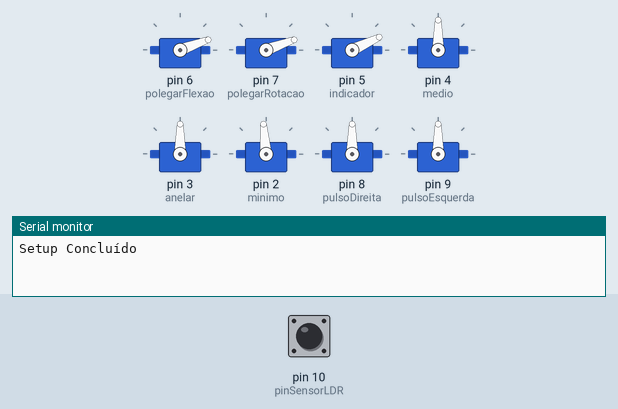
Bench run of a sketch on a simulated Arduino Uno, built with avr-gcc and run on an emulated ATmega328P. On the bench: 8 × servo, the last lines printed to the serial monitor. The inputs (shaded band) are chosen by the test bench; at power-on: pin 10 (pinSensorLDR) LOW.

Above: at 16.7 s.
16.8 s: pin 10 (pinSensorLDR) driven HIGH
19.1 s: pin 10 (pinSensorLDR) pulsed LOW 2 times (0.12 s each, 0.3 s apart)
At 20.98 s:
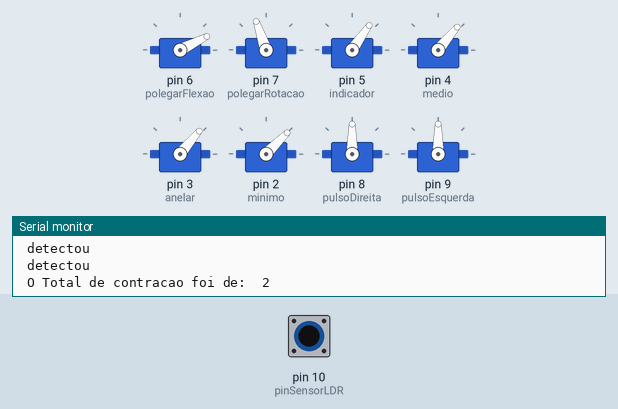
At 22.4 s:
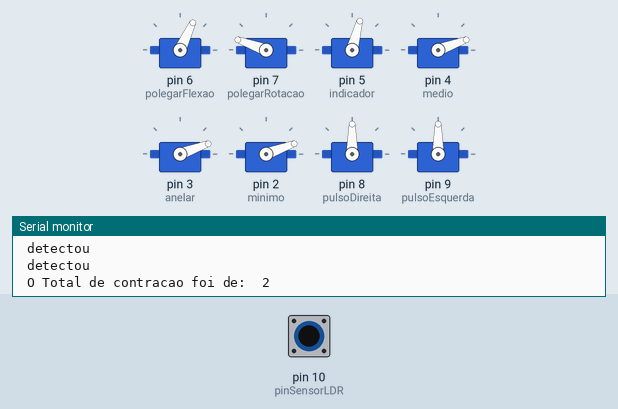
Timing chart, 0 to 23.9 s (numbered marks = the images above; inputs shaded):
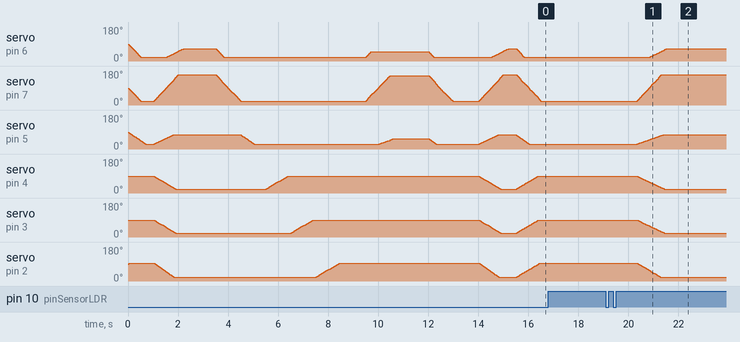

Measured:
- after the input at 19.1 s, servo on pin 6 (polegarFlexao): moves from 20° to 65° over 0.66 s, starting after 1.8 s; servo on pin 7 (polegarRotacao): moves from 20° to 160° over 0.98 s, starting after 1.3 s

The sketch:

Movimentos_Mao.ino
```cpp
//Adiciona a biblioteca para controle dos servos
#include <VarSpeedServo.h>
//Define o nome para os servos
VarSpeedServo polegarFlexao;
VarSpeedServo polegarRotacao;
VarSpeedServo indicador;
VarSpeedServo medio;
VarSpeedServo anelar;
VarSpeedServo minimo;
VarSpeedServo pulsoDireita;
VarSpeedServo pulsoEsquerda;

const int pinSensorLDR = 10;

#define tempoEntreContracao 200 //milisegundos
#define tempoMaximoEntreContracao 800 //milisegundos

// Declaração das variaveis

int contaContracao = 0;
unsigned long tempoEspera = 0;
unsigned long tempoEsperaEntreContracao = 0;

// Declaração da função
void executarAcao();

void setup() {

  Serial.begin(9600);

  // Definindo modo dos pinos e as portas de entradas dos componentes
  pinMode(pinSensorLDR, INPUT);
  polegarFlexao.attach(6);
  polegarRotacao.attach(7);
  indicador.attach(5);
  medio.attach(4);
  anelar.attach(3);
  minimo.attach(2);
  pulsoDireita.attach(8);
  pulsoEsquerda.attach(9);

   //abrir mão
   indicador.slowmove(25, 60);
   medio.slowmove(90, 50);
   anelar.slowmove(90, 50);
   minimo.slowmove(95, 50);
   polegarRotacao.slowmove(20, 90);
   polegarFlexao.slowmove(20, 90);
   delay(1000);

   //Fechar a mão
   indicador.slowmove(75, 40);//30
   medio.slowmove(20, 50);
   anelar.slowmove(20, 50);
   minimo.slowmove(20, 60);//50
   polegarRotacao.slowmove(160, 90);
   delay(500);
   polegarFlexao.slowmove(65, 40);
   delay(2000);

   //Abrir Dedos Individualmente
   polegarRotacao.slowmove(20, 90);
   polegarFlexao.slowmove(20, 90);
   delay(1000);
   indicador.slowmove(25, 60);
   delay(1000);
   medio.slowmove(90, 50);
   delay(1000);
   anelar.slowmove(90, 50);
   delay(1000);
   minimo.slowmove(95, 50);
   delay(2000);

   // Pinça fechar
   polegarRotacao.slowmove(155, 90);
   polegarFlexao.slowmove(48, 90);
   delay(500);
   indicador.slowmove(55, 30);
   delay(2000);

   // Pinça abrir
   indicador.slowmove(25, 60);
   polegarRotacao.slowmove(20, 90);
   polegarFlexao.slowmove(20, 90);
   delay(2000);

   //Fechar a mão
   indicador.slowmove(75, 40);//30
   medio.slowmove(20, 50);
   anelar.slowmove(20, 50);
   minimo.slowmove(20, 60);//50
   polegarRotacao.slowmove(160, 90);
   delay(500);
   polegarFlexao.slowmove(65, 40);
   delay(1000);

   //abrir mão
   indicador.slowmove(25, 60);
   medio.slowmove(90, 50);
   anelar.slowmove(90, 50);
   minimo.slowmove(95, 50);
   polegarRotacao.slowmove(20, 90);
   polegarFlexao.slowmove(20, 90);

   Serial.println("Setup Concluído");
}

void loop() {
  //Verifica o estado do Sensor, ao detectar o sinal mudando para HIGH
  static int sensorLDRAnt;
  int sensorLDR = digitalRead(pinSensorLDR);

  //Se o sensor detectar mudança do estado LOW para HIGH
  if ((sensorLDR == HIGH) && (sensorLDRAnt == LOW)) {
    Serial.print("\n detectou");

    //Calcula o tempo da ultima mudança para nãi detctar o mesmo sinal
    if ((millis() - tempoEspera) > tempoEntreContracao) {
      tempoEspera = millis(); // Atualiza o tempo
      tempoEsperaEntreContracao = millis(); // Atualiza o tempo para controle da Contagem
      contaContracao++;
    }
  }
  sensorLDRAnt = sensorLDR;

  // Caso exceda o tempo de controle da contagem, Executa a Ação e zera a contagem
  if ( (contaContracao != 0) && ((millis() - tempoEsperaEntreContracao) > tempoMaximoEntreContracao) ) {
    executarAcao();
    contaContracao = 0;
    tempoEsperaEntreContracao = millis();
  }

}


void executarAcao() {

  switch (contaContracao){
    case 1:
    //Abrir Mão
       indicador.slowmove(25, 40);
       medio.slowmove(90, 40);
       anelar.slowmove(90, 40);
       minimo.slowmove(95, 40);
       polegarRotacao.slowmove(20, 90);
       polegarFlexao.slowmove(20, 90);
       Serial.print("\n O Total de contracao foi de:  ");
       Serial.println(contaContracao);
       break;
    case 2:
    //Fechar mão
       indicador.slowmove(75, 30);
       medio.slowmove(20, 40);
       anelar.slowmove(20, 40);
       minimo.slowmove(20, 50);
       polegarRotacao.slowmove(160, 90);
       delay(500);
       polegarFlexao.slowmove(65, 40);
       Serial.print("\n O Total de contracao foi de:  ");
       Serial.println(contaContracao);
      break;
    default:
       Serial.print("\n O Total de contracao foi de:  ");
       Serial.println(contaContracao);
  }
}
```
